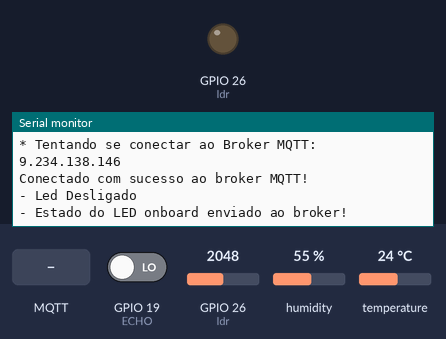
A sketch run on a simulated ESP32. Shown: output pins drawn as LEDs (lit = HIGH), the last lines printed to the serial monitor. The test bench sets the inputs (shaded band); at power-on: GPIO 26 (ldr) = 2048, GPIO 19 (ECHO) LOW, humidity 55 %, temperature 24 °C. WiFi joins after 1.5 s; servers stay silent unless stated; no MQTT or app messages arrive unless stated; pins used as bus, display or sensor lines are not drawn.

Above: at 10.4 s.
10.5 s: GPIO 26 (ldr) set to 491
At 15.1 s:
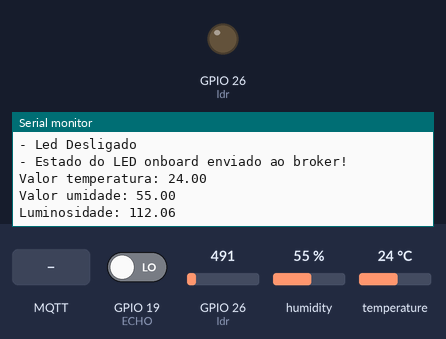
15.7 s: MQTT message "1" arrives on the first subscribed topic
22.8 s: MQTT message "on" arrives on the first subscribed topic
28.8 s: GPIO 26 (ldr) set to 0
At 32.8 s:
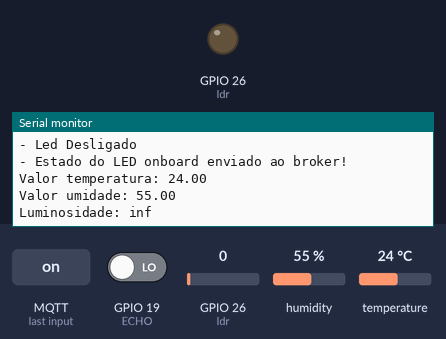

Measured:
- after the input at 10.5 s, the serial monitor: prints a new line after 3.8 s (image 1)
- after the input at 28.8 s, the serial monitor: prints a new line after 3.5 s (image 2)

The sketch:

sketch.ino
```cpp
#include <WiFi.h>
#include <PubSubClient.h>
#include <DHT.h>

#define DHTPIN 33
#define DHTTYPE 22
#define TRIG 18
#define ECHO 19

int ldr = 26; //PIN do ldr
int limite = 300; //Limite de até aonde a agua pode chega antes de transbordar

DHT dht(DHTPIN, DHTTYPE);

// Configurações - variáveis editáveis
const char* default_SSID = "Wokwi-GUEST"; // Nome da rede Wi-Fi
const char* default_PASSWORD = ""; // Senha da rede Wi-Fi
const char* default_BROKER_MQTT = "9.234.138.146"; // IP do Broker MQTT
const int default_BROKER_PORT = 1883; // Porta do Broker MQTT
const char* default_TOPICO_SUBSCRIBE = "/TEF/lamp007/cmd"; // Tópico MQTT de escuta
const char* default_TOPICO_PUBLISH_1 = "/TEF/lamp007/attrs"; // Tópico MQTT de envio de informações para Broker
const char* default_TOPICO_PUBLISH_2 = "/TEF/lamp007/attrs/l"; // Tópico de luminosidade
const char* default_TOPICO_PUBLISH_3 = "/TEF/lamp007/attrs/h"; // Tópico de umidade
const char* default_TOPICO_PUBLISH_4 = "/TEF/lamp007/attrs/t"; // Tópico de temperatura
const char* default_TOPICO_PUBLISH_5 = "/TEF/lamp007/attrs/d"; // Tópico de distância
const char* default_ID_MQTT = "fiware_001"; // ID MQTT
const int default_D4 = 2; // Pino do LED onboard
// Declaração da variável para o prefixo do tópico
const char* topicPrefix = "lamp007";

// Variáveis para configurações editáveis
char* SSID = const_cast<char*>(default_SSID);
char* PASSWORD = const_cast<char*>(default_PASSWORD);
char* BROKER_MQTT = const_cast<char*>(default_BROKER_MQTT);
int BROKER_PORT = default_BROKER_PORT;
char* TOPICO_SUBSCRIBE = const_cast<char*>(default_TOPICO_SUBSCRIBE);
char* TOPICO_PUBLISH_1 = const_cast<char*>(default_TOPICO_PUBLISH_1);
char* TOPICO_PUBLISH_2 = const_cast<char*>(default_TOPICO_PUBLISH_2);
char* TOPICO_PUBLISH_3 = const_cast<char*>(default_TOPICO_PUBLISH_3);
char* TOPICO_PUBLISH_4 = const_cast<char*>(default_TOPICO_PUBLISH_4);
char* TOPICO_PUBLISH_5 = const_cast<char*>(default_TOPICO_PUBLISH_5);
char* ID_MQTT = const_cast<char*>(default_ID_MQTT);
int D4 = default_D4;

WiFiClient espClient;
PubSubClient MQTT(espClient);
char EstadoSaida = '0';

void initSerial() {
    Serial.begin(115200);
}

void initWiFi() {
    delay(10);
    Serial.println("------Conexao WI-FI------");
    Serial.print("Conectando-se na rede: ");
    Serial.println(SSID);
    Serial.println("Aguarde");
    reconectWiFi();
}

void initMQTT() {
    MQTT.setServer(BROKER_MQTT, BROKER_PORT);
    MQTT.setCallback(mqtt_callback);
}

void setup() {
    InitOutput();
    initSerial();
    initWiFi();
    initMQTT();
    delay(5000);
    MQTT.publish(TOPICO_PUBLISH_1, "s|on");
    pinMode(TRIG, OUTPUT); //Lançador (Gatilho/trigger)
    pinMode(ECHO, INPUT);  //Recebedor (Echo)
    dht.begin(); //Iniciar o DHT
    pinMode(ldr, OUTPUT);
}

void loop() {
    VerificaConexoesWiFIEMQTT();
    EnviaEstadoOutputMQTT();
    TempHumi();
    Lumi();
    dist();
    Serial.println("");
    MQTT.loop();
}

void reconectWiFi() {
    if (WiFi.status() == WL_CONNECTED)
        return;
    WiFi.begin(SSID, PASSWORD);
    while (WiFi.status() != WL_CONNECTED) {
        delay(1000);
        Serial.print(".");
    }
    Serial.println();
    Serial.println("Conectado com sucesso na rede ");
    Serial.print(SSID);
    Serial.println("IP obtido: ");
    Serial.println(WiFi.localIP());

    // Garantir que o LED inicie desligado
    digitalWrite(D4, LOW);
}

void mqtt_callback(char* topic, byte* payload, unsigned int length) {
    String msg;
    for (int i = 0; i < length; i++) {
        char c = (char)payload[i];
        msg += c;
    }
    Serial.print("- Mensagem recebida: ");
    Serial.println(msg);

    // Forma o padrão de tópico para comparação
    String onTopic = String(topicPrefix) + "@on|";
    String offTopic = String(topicPrefix) + "@off|";

    // Compara com o tópico recebido
    if (msg.equals(onTopic)) {
        digitalWrite(D4, HIGH);
        EstadoSaida = '1';
    }

    if (msg.equals(offTopic)) {
        digitalWrite(D4, LOW);
        EstadoSaida = '0';
    }
}

void VerificaConexoesWiFIEMQTT() {
    if (!MQTT.connected())
        reconnectMQTT();
    reconectWiFi();
}

void EnviaEstadoOutputMQTT() {
    if (EstadoSaida == '1') {
        MQTT.publish(TOPICO_PUBLISH_1, "s|on");
        Serial.println("- Led Ligado");
    }

    if (EstadoSaida == '0') {
        MQTT.publish(TOPICO_PUBLISH_1, "s|off");
        Serial.println("- Led Desligado");
    }
    Serial.println("- Estado do LED onboard enviado ao broker!");
    delay(5000);
}

void InitOutput() {
    pinMode(D4, OUTPUT);
    digitalWrite(D4, HIGH);
    boolean toggle = false;

    for (int i = 0; i <= 10; i++) {
        toggle = !toggle;
        digitalWrite(D4, toggle);
        delay(200);
    }
}

void reconnectMQTT() {
    while (!MQTT.connected()) {
        Serial.print("* Tentando se conectar ao Broker MQTT: ");
        Serial.println(BROKER_MQTT);
        if (MQTT.connect(ID_MQTT)) {
            Serial.println("Conectado com sucesso ao broker MQTT!");
            MQTT.subscribe(TOPICO_SUBSCRIBE);
        } else {
            Serial.println("Falha ao reconectar no broker.");
            Serial.println("Haverá nova tentativa de conexão em 2s");
            delay(2000);
        }
    }
}


void TempHumi(){
  float t = dht.readTemperature();
  float h = dht.readHumidity();
  String temp = String(t);
  String humi = String(h);
  Serial.print("Valor temperatura: ");
  Serial.println(temp.c_str());
  MQTT.publish(TOPICO_PUBLISH_4, temp.c_str());
  Serial.print("Valor umidade: ");
  Serial.println(humi.c_str());
  MQTT.publish(TOPICO_PUBLISH_3, temp.c_str());
}

void Lumi(){
  //Peguei esse script dos exemplos do própio wokwi
  const float gama = 0.7;
  const float x = 50;
  int lumino = analogRead(ldr);
  float voltagem = lumino / 1024. * 5;
  float resistencia = 2000*voltagem/(1-voltagem/5);
  float lumi = pow(x*1e3*pow(10, gama)/resistencia,(1 / gama));

  String luminosi = String(lumi);
  Serial.print("Luminosidade: ");
  Serial.println(luminosi.c_str());
  MQTT.publish(TOPICO_PUBLISH_2, luminosi.c_str());

}

void dist(){
  digitalWrite(TRIG, HIGH);
  delay(10);
  digitalWrite(TRIG, LOW);

  int dis = (pulseIn(ECHO, HIGH))/58;
  String distanci = String(dis);
  Serial.print("Distância: ");
  Serial.println(distanci.c_str());
    MQTT.publish(TOPICO_PUBLISH_5, distanci.c_str());

  if(dis>=limite){
    Serial.println("###########~~~~ AGUA TRANSBORDANDO ~~~~###########");
  }
  else{
    Serial.println("Agua está okay por agora");
  }


}
```
